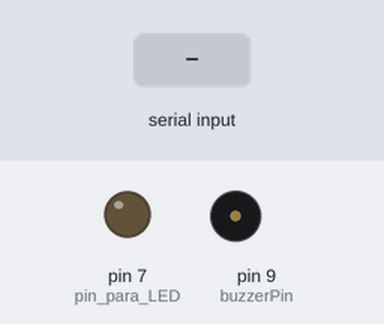
Bench run of a sketch on a simulated Arduino Uno, built with avr-gcc and run on an emulated ATmega328P. On the bench: output pins drawn as LEDs (lit = HIGH), buzzer (waves = sounding). Inputs (shaded band) come from the test bench. Storage starts empty; pins used as bus, display or sensor lines are not drawn.

Above: at 1.2 s.
1.3 s: "97," received over Serial
At 2.9 s:
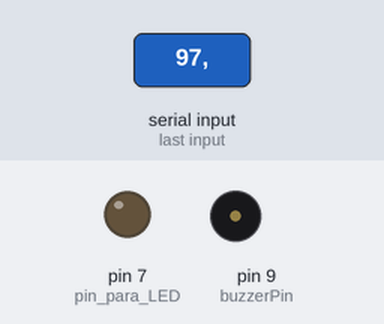
3.4 s: "115," received over Serial
At 8.4 s:
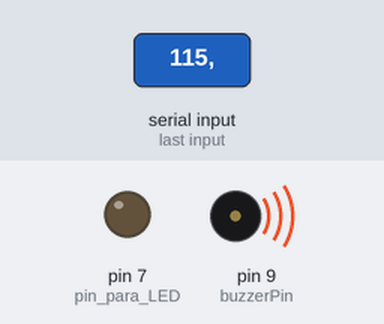
Timing chart, 0 to 10.4 s (numbered marks = the images above; inputs shaded):
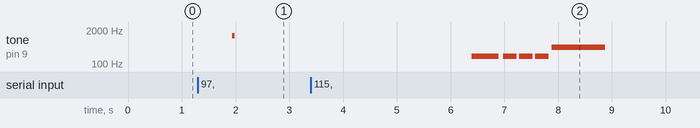

The sketch:

Buzzer_load_from_SD.ino
```cpp
/*
  Electrónica Digital 2
  Proyecto 2: Videojuego
  Autores: Carlos Valdés
           Estuardo Castillo
  Nombre del programa: Buzzer_load_from_SD
  descirpción: Programa complementario para TivaC principal. Este programa corre en background mientras recibe
  instrucciones de Tiva principal, por lo que se comporta como esclavo. Tambien se usa modulo SD conectado via SPI para
  cargar datos en instrucciones de este programa.
  Hardware: LED en pin 7, Buzzer en Pin 9, Modulo SPI para tarjeta SD con pines:
  SD_CLK   PIN13
  SD_MOSI  PIN12
  SD_MISO  PIN11
  SD_CS PIN10
*/


//librerias
#include <SPI.h>
#include <SD.h>
File dataFile; // File object to handle the text file
String dataString; // String to store the contents of the text file
/*PINES PARA SD en SPI
  SD_CLK   PIN13
  SD_MOSI  PIN12
  SD_MISO  PIN11
  SD_CS PIN10
*/
const int buzzerPin = 9; //declaración de constante para Buzzer
float note_amplitudes[149]; //aqui se guardan los dos archivos de texto, segun corresponda.
//Setup
void setup() {
 pinMode(buzzerPin, OUTPUT); //Output para Buzzer
 pinMode(7, OUTPUT);         //pin para LED, solo de debuggeo
 //se va a encontrar en varias partes del programa esto, ya que al estar ocupado el puerto serial es conveniente
 //tener un LED para saber el estado del programa
 Serial.begin(115200);       //inicializar serial
 // Inicializacion SD
  if (!SD.begin(10)) {
    //Serial.println("SD card initialization failed!");
    return;
  }

  // Empieza son sonido de disparo por defecto. Ya que es un evento mas recurrente y la intro es un evento especial.
  select_file(2); //1 para intro, 2 para disparo.
}

// Loop
void loop() {

  if(Serial.available() > 0 ){
    int inByte = Serial.parseInt();
      if (inByte == 97 or inByte == 98){ //llamar a funcion de laser
          for(int i=0;i<149;i++){
            soundFX(400.0,note_amplitudes[i]*-1.0);
          }
      }
      if (inByte == 115){ //llamar a funcion de start cuando recibe una 's'
          select_file(1);
          intro_song();
          select_file(2);
      }
    }
}
//Funciones
void select_file(int select){
  if(select == 1){
    dataFile = SD.open("intro.txt");
  }
  if(select == 2){
    dataFile = SD.open("laser.txt");
  }
  if (dataFile) {
    digitalWrite(7, 1);
    int i = 0;
    // Leer de txt y almacenar en string.
    while (dataFile.available()) {
      dataString = dataFile.readStringUntil(',');
      Serial.println("from file:");
      Serial.println(dataString);
      note_amplitudes[i] = dataString.toFloat(); //conversion de estring a digitos
      Serial.println("into list:");
      Serial.println(note_amplitudes[i]);
      i++;

    }
    // Cerrar el archivo
    dataFile.close();
  } else {
    digitalWrite(7, 0); //Apagar Led si hubo errores.
  }
}
void intro_song(){
  //melodia de inicio
  //valores que no estan en txt:
  int NOTE_G3 = 196; //frecuencias
  int NOTE_A4 = 440;
  for (int thisNote = 2; thisNote < 80; thisNote+= 3) {
    //se saltan unas notas a proposito para que suene mejor. Considerar que la composicion original tiene armonicos
    //diferentes y en este caso solo se escogen las notas mas altas para que reproduzca el buzzer.
    int noteDuration = 1000/10;                     //las notas leidas de archivo txt tienen 100ms de duracion
    tone(buzzerPin, note_amplitudes[thisNote],noteDuration);

    int pauseBetweenNotes = noteDuration +15;      //delay entre pulsos
    delay(pauseBetweenNotes);

    noTone(buzzerPin);                // detener Buzzer
  }
  int noteDuration = 1000/2;                       //media nota
    tone(buzzerPin, NOTE_G3 ,noteDuration);
    int pauseBetweenNotes = noteDuration +80;      //delay entre pulsos
    delay(pauseBetweenNotes);
    noTone(buzzerPin);
  for (int thisNote = 0; thisNote < 3; thisNote++){
    int noteDuration = 1000/4;                     //1/4 de nota
    tone(buzzerPin, NOTE_G3 ,noteDuration);
    int pauseBetweenNotes = noteDuration +50;      //delay entre pulsos
    delay(pauseBetweenNotes);
    noTone(buzzerPin);
    }
  noteDuration = 1000/1;
    tone(buzzerPin, NOTE_A4 ,noteDuration);
    pauseBetweenNotes = noteDuration +25;      //delay between pulse
    delay(pauseBetweenNotes);
    noTone(buzzerPin);
}
void soundFX(float amplitude, float u_delay){
 int uDelay=2+amplitude+amplitude*u_delay;
 //Serial.println(u_delay);
 for(int i=0;i<5;i++){
   digitalWrite(buzzerPin,HIGH);
   delayMicroseconds(uDelay);
   digitalWrite(buzzerPin,LOW);
   delayMicroseconds(uDelay);
 }
 noTone(buzzerPin);
}
```

Measured:
- after the input at 1.3 s, tone on pin 9 (buzzerPin): silent → 1220 Hz after 0.64 s, → silent 0.04 s later
- after the input at 3.4 s, tone on pin 9 (buzzerPin): plays 196 Hz for 0.50 s, 196 Hz for 0.25 s, 196 Hz for 0.25 s, 196 Hz for 0.25 s, 440 Hz for 1.0 s, starting after 3.0 s
